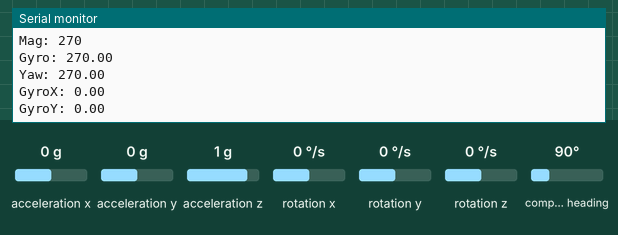
The sketch below on a simulated Arduino Uno, built with avr-gcc and run on an emulated ATmega328P. Parts: the last lines printed to the serial monitor. Wiring (inferred from the names in the program): HMC5883L compass at I2C address 0x1E; ITG-3200 gyroscope at I2C address 0x68. The inputs (shaded band) are chosen by the test bench; at power-on: rotation x 0 °/s, rotation z 0 °/s, rotation y 0 °/s, compass heading 90°, acceleration x 0 g, acceleration y 0 g, acceleration z 1 g.

Above: at 2.5 s.
2.6 s: rotation x set to -192 °/s
At 3.4 s:
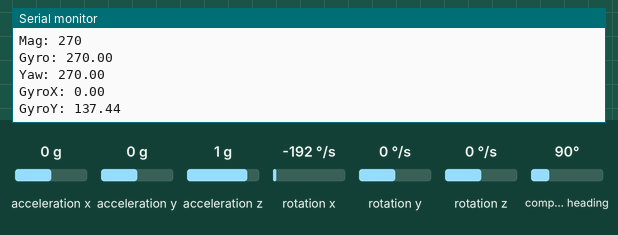
4.1 s: rotation z set to -192 °/s
At 4.8 s:
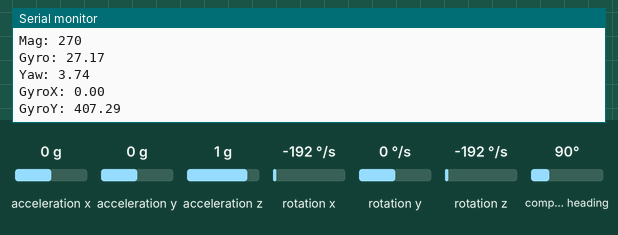
7.1 s: rotation y set to 14 °/s
At 7.9 s:
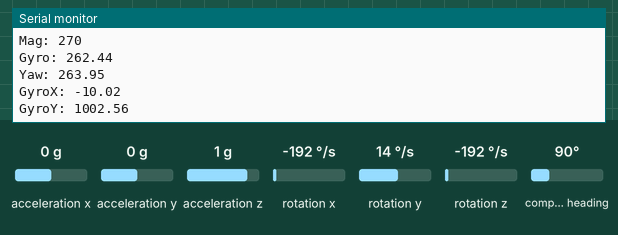
10.1 s: compass heading set to 180°
At 10.7 s:
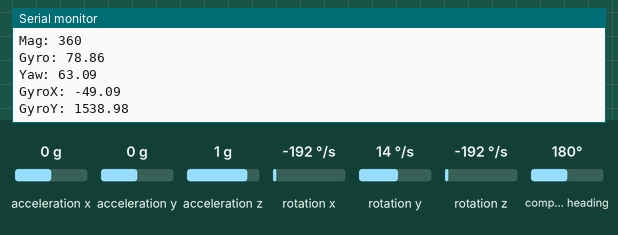
13.1 s: rotation z set to 192 °/s
At 13.6 s:
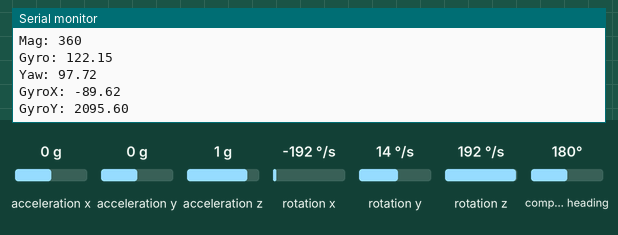
Timing chart, 0 to 14.6 s (numbered marks = the images above; inputs shaded):
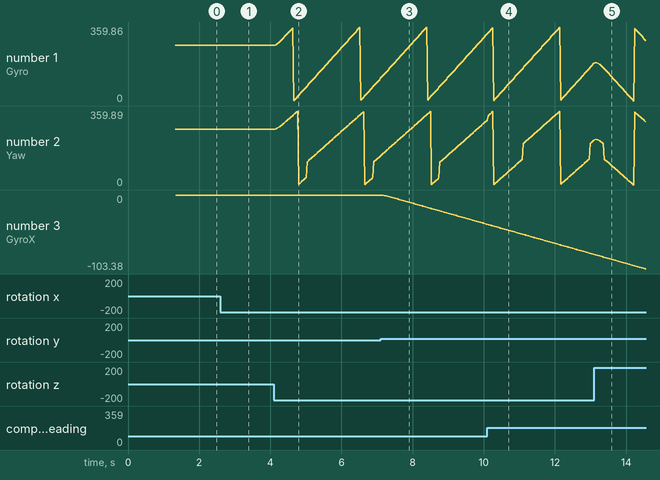

The sketch:

Complimentary_Filter.ino
```cpp
#include <Wire.h>
#include <ADXL345.h>

ADXL345 adxl;

#define address 0x1E
#define ITG3200_Address 0x68
#define alphaGyro .25
#define alphaYaw 0.8

int mX,mY,mZ,magHeading,aX,aY,aZ;
const float pi = 3.14159;
float GyroX,GyroY,GyroZ,GyroTemp,filterZ,filterX,filterY,gyroHeading,cycle,yaw,gyroHeadingTemp,magHeadingTemp,xAng,yAng,gyroXAng,gyroYAng;

unsigned long clockNew,clockOld;

int g_offx = 0;
int g_offy = 0;
int g_offz = 0;

void setup() {
  Serial.begin(115200);
  Wire.begin();
  adxl.powerOn();

  adxl.setFreeFallThreshold(7);
  adxl.setFreeFallDuration(45);

  initMag();
  delay(100);
  initGyro();
  delay(100);
  gyroCalibrate();
  cycle = 0.0;
  clockOld = 0.0;
  getMag();
  getAcc();
  gyroHeading = magHeading;
  gyroXAng = xAng;
  gyroYAng = yAng;
  delay(1000);

}

void loop() {
  getAcc();
  getMag();
  getGyro();
  calcGyroHeading();
  calcYaw();
  Serial.print("Mag: ");
  Serial.println(magHeading);
  Serial.print("Gyro: ");
  Serial.println(gyroHeading);
  Serial.print("Yaw: ");
  Serial.println(yaw);
  Serial.print("GyroX: ");
  Serial.println(gyroXAng);
  Serial.print("GyroY: ");
  Serial.println(gyroYAng);
  delay(10);
}

void initMag(){
  //Put the HMC5883 IC into the correct operating mode
  Wire.beginTransmission(address); //open communication with HMC5883
  Wire.write(0x02); //select mode register
  Wire.write(0x00); //continuous measurement mode
  Wire.endTransmission();

}

void getMag(){
  //Tell the HMC5883 where to begin reading data
  Wire.beginTransmission(address);
  Wire.write(0x03); //select register 3, X MSB register
  Wire.endTransmission();

 //Read data from each axis, 2 registers per axis
  Wire.requestFrom(address, 6);
  if(6<=Wire.available()){
    mX = Wire.read()<<8; //X msb
    mX |= Wire.read(); //X lsb
    mZ = Wire.read()<<8; //Z msb
    mZ |= Wire.read(); //Z lsb
    mY = Wire.read()<<8; //Y msb
    mY |= Wire.read(); //Y lsb
    magHeading = atan2(mY,mX)*(180/pi)+180;
  }
}

void calcGyroHeading(){
  filterX = (1-alphaGyro)*filterX+alphaGyro*(GyroX/14.35);
  filterY = (1-alphaGyro)*filterY+alphaGyro*(GyroY/14.35);
  filterZ = (1-alphaGyro)*filterZ+alphaGyro*(GyroZ/14.35);
  clockNew = millis();
  cycle = clockNew - clockOld;
  clockOld = clockNew;
  gyroXAng = gyroXAng + (-1)*filterX*((cycle*1.0)/1000.0);
  gyroYAng = gyroYAng + (-1)*filterY*((cycle*1.0)/1000.0);
  gyroHeading = gyroHeading + (-1)*filterZ*((cycle*1.0)/1000.0);

  delay(10);

  if (gyroHeading > -1000 && gyroHeading < 1000){
    while (gyroHeading>360){
      gyroHeading = gyroHeading - 360;
    }
    while (gyroHeading<0){
      gyroHeading = gyroHeading + 360;
    }
  }
}

void initGyro() {
   Wire.beginTransmission(ITG3200_Address);
   Wire.write(0x3E);
   Wire.write(0x00);
   Wire.endTransmission();

   Wire.beginTransmission(ITG3200_Address);
   Wire.write(0x15);
   Wire.write(0x07);
   Wire.endTransmission();

   Wire.beginTransmission(ITG3200_Address);
   Wire.write(0x16);
   Wire.write(0x1E);   // +/- 2000 dgrs/sec, 1KHz, 1E, 19
   Wire.endTransmission();

   Wire.beginTransmission(ITG3200_Address);
   Wire.write(0x17);
   Wire.write(0x00);
   Wire.endTransmission();

}

void gyroCalibrate(){

 int tmpx = 0;
 int tmpy = 0;
 int tmpz = 0;

 g_offx = 0;
 g_offy = 0;
 g_offz = 0;

 for (char i = 0;i<10;i++)
    {
    delay(10);
    getGyro();
    tmpx += GyroX;
    tmpy += GyroY;
    tmpz += GyroZ;
    }
 g_offx = tmpx/10;
 g_offy = tmpy/10;
 g_offz = tmpz/10;

}

void getGyro() {
  Wire.beginTransmission(ITG3200_Address);
  Wire.write(0x1B);
  Wire.endTransmission();

  Wire.beginTransmission(ITG3200_Address);
  Wire.requestFrom(ITG3200_Address, 8);    // request 8 bytes from ITG3200

  int i = 0;
  byte buff[8];
  while(Wire.available())
  {
    buff[i] = Wire.read();
    i++;
  }
  Wire.endTransmission();

  GyroX = ((buff[4] << 8) | buff[5]) - g_offx;
  GyroY = ((buff[2] << 8) | buff[3]) - g_offy;
  GyroZ = ((buff[6] << 8) | buff[7]) - g_offz;
  GyroTemp = (buff[0] << 8) | buff[1]; // temperature

}

void calcYaw(){
  gyroHeadingTemp = gyroHeading;
  magHeadingTemp = magHeading;
  if (abs(magHeading-gyroHeading) > 200){ // Corrects an Error when compass is close to North

    if (gyroHeading < magHeading){
      magHeadingTemp = magHeading - 360;
    }
    if (gyroHeading > magHeading){
      gyroHeadingTemp = gyroHeading - 360;
    }
  }
  yaw = alphaYaw*gyroHeadingTemp+(1-alphaYaw)*magHeadingTemp;
  if (yaw < 0.0){
    yaw = yaw + 360;
  }
}

void getAcc(){
  adxl.readAccel(&aX, &aY, &aZ);

  xAng = atan2(aX,aZ)*(180/pi);
  yAng = atan2(aY,aZ)*(180/pi);
}
```

Measured:
- after the input at 2.6 s, the serial monitor: prints a new line at once (image 1)
